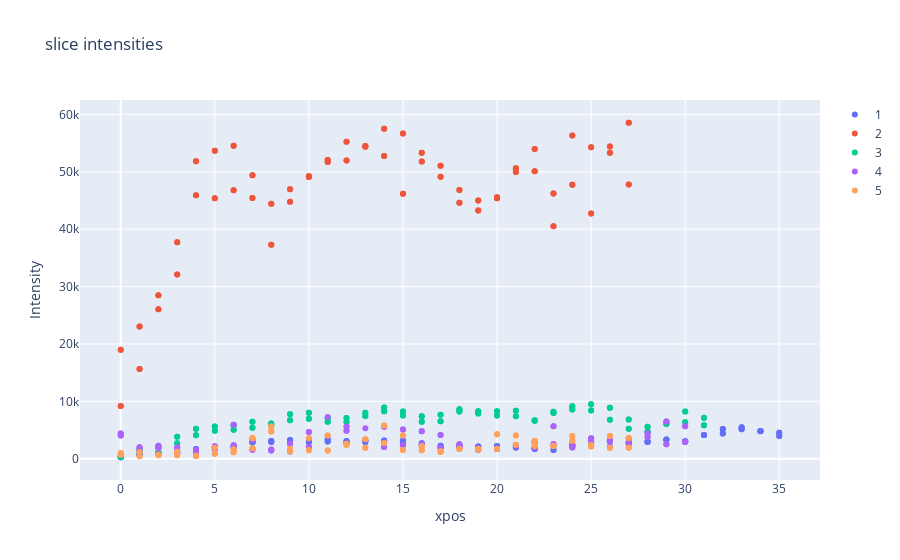

Notebook code cell kept with this figure:
### Markdown cell above
**Figure Peaks**

Centered peak positions across transects for data in each folder. Grandient shows intensity at peak position. Intensities were divided by the maximum by Figure. 

### IV. Amplitude analysis. 


We extracted the amplitude of transect peaks, divided by the maximum by folder. 

i) Peak amplitude by transect and folder:

### Code cell
fig_amp= [go.Scatter(
    x= samp_track_dict[folder][:,0],
    y= samp_track_dict[folder][:,2],
    name= folder,
    mode= 'markers'
) for folder in samp_track_dict.keys()]

layout= go.Layout(
    title= 'slice intensities',
    xaxis= dict(
        title= 'xpos'    
    ),
    yaxis= dict(
        title= 'Intensity'
    )
)

Figure= go.Figure(data= fig_amp,layout= layout)
iplot(Figure)
